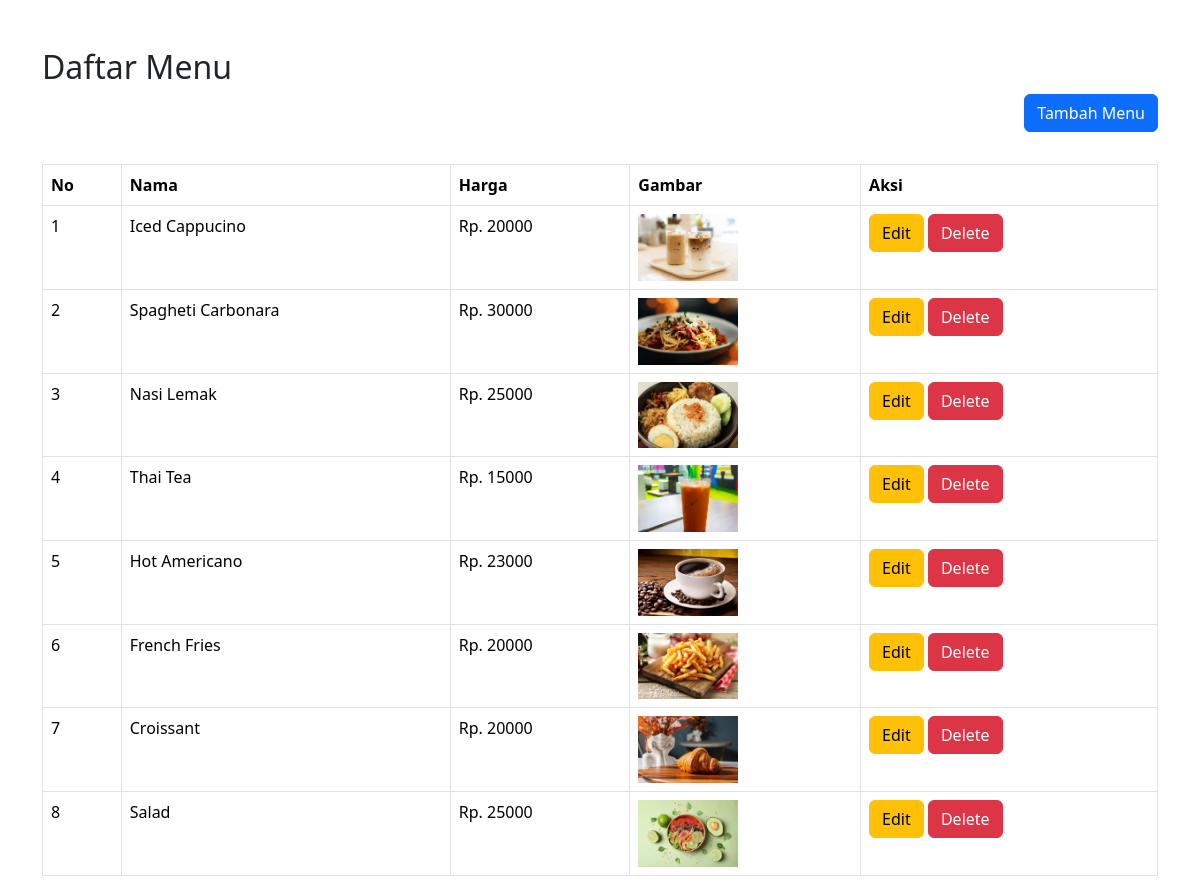
The page /produk-read.php on the database its author committed.
### tables this page shows
CREATE TABLE `produk` (
  `id` int(11) NOT NULL,
  `name` varchar(255) NOT NULL,
  `price` int(10) NOT NULL,
  `image` varchar(255) NOT NULL
);

### produk-read.php (the view, shortened to what this page needs)
<?php
include 'conn.php';
$sql = "SELECT * FROM produk";
$result = $conn->query($sql);
?>
<!DOCTYPE html>
<html lang="en">
<head>
    <link href="https://cdn.jsdelivr.net/npm/bootstrap@5.3.3/dist/css/bootstrap.min.css" rel="stylesheet">
</head>
<body>
<div class="container mt-5">
    <h2>Daftar Menu</h2>
    <div class="d-flex justify-content-end mb-3">
        <a href="produk-add.php" class="btn btn-primary mb-3">Tambah Menu</a>
    </div>
    <table class="table table-bordered">
        <thead>
        <tr>
            <th>No</th>
            <th>Nama</th>
            <th>Harga</th>
            <th>Gambar</th>
            <th>Aksi</th>
        </tr>
        </thead>
        <tbody>
        <?php
        if ($result->num_rows > 0) {
            $counter = 1;
            while ($row = $result->fetch_assoc()) {
                echo "<tr>
                        <td>{$counter}</td>
                        <td>{$row['name']}</td>
                        <td>Rp. {$row['price']}</td>
                        <td><img src='res/menu/{$row['image']}' alt='{$row['name']}' width='100'></td>
                        <td>
                            <a href='produk-edit.php?id={$row['id']}' class='btn btn-warning'>Edit</a>
                            <a href='produk-delete.php?id={$row['id']}' class='btn btn-danger'>Delete</a>
                        </td>
                      </tr>";
                $counter++;
            }
        } else {
            echo "<tr><td colspan='5'>Belum ada menu yang terdaftar!</td></tr>";
        }
        ?>
        </tbody>
    </table>
</div>
</body>
</html>

### rows shown on the page
produk: name "Iced Cappucino", price "20000", image (picture)
produk: name "Spagheti Carbonara", price "30000", image (picture)
produk: name "Nasi Lemak", price "25000", image (picture)
produk: name "Thai Tea", price "15000", image (picture)
produk: name "Hot Americano", price "23000", image (picture)
produk: name "French Fries", price "20000", image (picture)
produk: name "Croissant", price "20000", image (picture)
produk: name "Salad", price "25000", image (picture)
